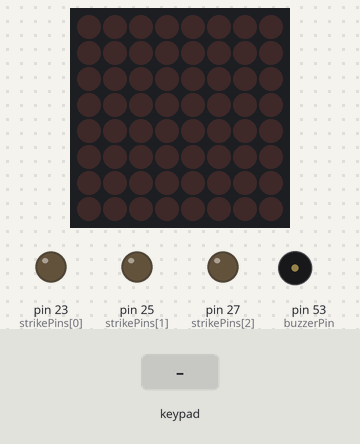
A sketch run on a simulated Arduino Mega 2560, built with avr-gcc and run on an emulated ATmega2560. On the bench: 8×8 LED matrix, output pins drawn as LEDs (lit = HIGH), buzzer (waves = sounding, pin HIGH). The inputs (shaded band) are chosen by the test bench.

Above: at 1.2 s.
1.3 s: keypad keys 9 8 7 6 pressed 0.4 s apart
At 2.9 s:
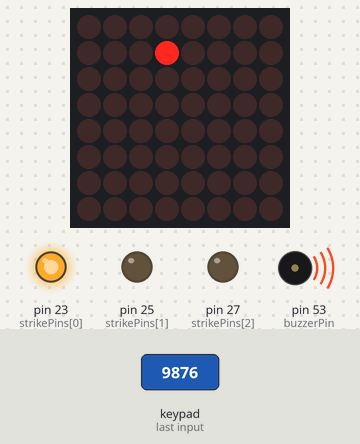
5.9 s: key '2' pressed
At 6.2 s:
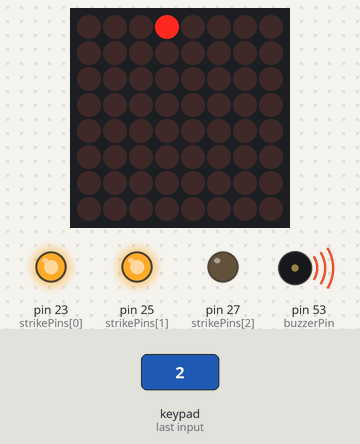
8.9 s: key '6' pressed
11.9 s: keypad keys 2 3 2 5 2 7 pressed 0.4 s apart
At 12.2 s:
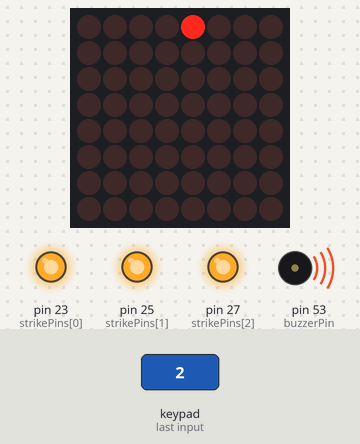
Timing chart, 0 to 17.1 s (numbered marks = the images above; inputs shaded):
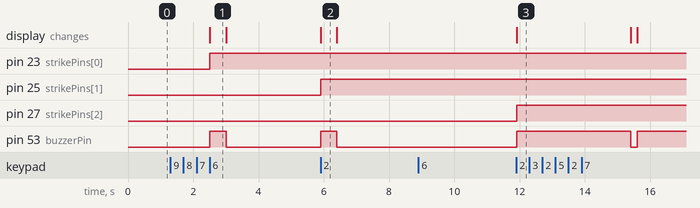

Measured:
- after the input at 1.3 s, pin 23 (strikePins[0]): LOW → HIGH after 1.2 s; pin 53 (buzzerPin): LOW → HIGH after 1.2 s, → LOW 0.50 s later; the display: changes after 1.2 s (image 1)
- after the input at 5.9 s, pin 25 (strikePins[1]): LOW → HIGH at once; pin 53 (buzzerPin): LOW → HIGH at once, → LOW 0.50 s later
- after the input at 8.9 s, every drawn part: stays the same
- after the input at 11.9 s, pin 27 (strikePins[2]): LOW → HIGH at once; pin 53 (buzzerPin): LOW → HIGH at once, → LOW 3.5 s later, → HIGH 0.19 s later
- what the display in image 1 shows lasts 0.5 s, from 2.5 s to 3.0 s

The sketch:

keephacking.ino
```cpp
bool buttonDone = false;
bool wiresDone = false;
bool leakDone = false;
bool mazeDone = false;

const int strikePins[] = {23, 25, 27};
int strikes = 0;

const int buzzerPin = 53;


// MAZE STUFF
#include "LedControl.h"
LedControl lc=LedControl(12,10,11,1);
unsigned long delaytime1=500;
unsigned long delaytime2=50;
#include <Keypad.h>
const byte ROWS = 4; //four rows
const byte COLS = 4; //four columns
char hexaKeys[ROWS][COLS] = {
  {'1','2','3','A'},
  {'4','5','6','B'},
  {'7','8','9','C'},
  {'*','0','#','D'}
};
byte rowPins[ROWS] = {9, 8, 7, 6}; //connect to the row pinouts of the keypad
byte colPins[COLS] = {5, 4, 3, 2}; //connect to the column pinouts of the keypad
Keypad customKeypad = Keypad( makeKeymap(hexaKeys), rowPins, colPins, ROWS, COLS);
int cur_posx = 3;
int cur_posy = 0;
int next_posx = 3;
int next_posy = 0;
int maze[8][8][4] = {
  {{0,0,1,1}, {0,1,0,1}, {0,1,0,0}, {0,0,1,1}, {0,1,0,1}, {0,1,0,1}, {0,1,1,1},{0,1,1,0}},
  {{1,0,1,1}, {0,1,1,0}, {0,0,1,1}, {1,1,0,0}, {0,0,0,1}, {0,1,1,0}, {1,0,1,0},{1,0,1,0}},
  {{1,0,1,0}, {1,0,0,1}, {1,1,0,0}, {0,0,1,1}, {0,1,0,1}, {1,1,0,0}, {1,0,1,0},{1,0,1,0}},
  {{1,0,0,1}, {0,1,0,1}, {0,1,1,0}, {1,0,1,0}, {0,0,1,1}, {0,1,1,0}, {1,0,1,0},{1,0,0,0}},
  {{0,0,1,0}, {0,0,1,1}, {1,1,0,1}, {1,1,0,0}, {1,0,1,0}, {1,0,1,0}, {1,0,0,1},{0,1,1,0}},
  {{1,0,1,1}, {1,1,0,0}, {0,0,1,1}, {0,1,0,1}, {1,1,0,0}, {1,0,0,1}, {0,1,0,1},{1,1,1,0}},
  {{1,0,1,0}, {0,0,1,0}, {1,0,0,1}, {0,1,0,1}, {0,1,0,1}, {0,1,0,1}, {0,1,1,0},{1,0,1,0}},
  {{1,0,0,1}, {1,1,0,1}, {0,1,0,1}, {0,1,0,0}, {0,0,0,1}, {0,1,0,1}, {1,1,0,0},{1,0,0,0}}
};


void setup(){ // initializing and set up variables
  for(int i = 0; i < 3; i++){ // setting the strike leds to off
    pinMode(strikePins[i], OUTPUT);
    digitalWrite(strikePins[i], LOW);
  }

  pinMode(buzzerPin, OUTPUT); // buzzer pin set as output


  //MAZE STUFF
  lc.shutdown(0,false);
  lc.setIntensity(0,8);
  lc.clearDisplay(0);
  Serial.begin(9600);
}

void loop(){ // main code loop
  // if(buttonDone && wiresDone && leakDone && mazeDone){ //If all the modules are complete, call the game won function
  //   gamewon();
  // }

  if(mazeDone){ //If all the modules are complete, call the game won function
    gamewon();
  }

  // strike();
  // delay(1000);

  if(!buttonDone){

  }

  if(!wiresDone){

  }

  if(!leakDone){

  }

  if(!mazeDone){
    mazegame();
  }
}

void strike(){
  strikes++;
  digitalWrite(strikePins[strikes - 1], HIGH);
  digitalWrite(buzzerPin, 255);
  delay(500);
  digitalWrite(buzzerPin, 0);

  if(strikes >= 3){
    lose();
  }
}

void gamewon(){
  while(true){
    for(int i = 0; i < 3; i++){
      digitalWrite(strikePins[i], HIGH);
    }
    delay(500);
    for(int i = 0; i < 3; i++){ // setting the strike leds to off
      digitalWrite(strikePins[i], LOW);
    }
    delay(500);
  }
}

void lose(){
  digitalWrite(buzzerPin, 255);
  delay(3000);
  digitalWrite(buzzerPin, 0);

  // BOMB SFX
  // for(int i = 512; i > 1; i /= 2){
  //   digitalWrite(buzzerPin, 255);
  //   delay(100);
  //   digitalWrite(buzzerPin, 0);
  //   delay(i);
  // }
  // digitalWrite(buzzerPin, 255);
  // delay(2000);
  // digitalWrite(buzzerPin, 0);
}

void mazegame(){
  // with wires at left, (0,0) is top left.
  lc.setLed(0, cur_posy, cur_posx, true);

  char customKey = customKeypad.getKey();

  if (customKey == '2' && maze[cur_posy][cur_posx][0]){ // North
    next_posy = cur_posy - 1;
  } else if (customKey == '8' && maze[cur_posy][cur_posx][2]){ // South
    next_posy = cur_posy + 1;
  } else if (customKey == '6' && maze[cur_posy][cur_posx][3]){ // East
    next_posx = cur_posx + 1;
  } else if (customKey == '4' && maze[cur_posy][cur_posx][1]){ // West
    next_posx = cur_posx - 1;
  } else if (customKey == '2' || customKey == '8' || customKey == '6' || customKey == '4'){
    strike();
    next_posx = 3;
    next_posy = 0;
  }

  lc.setLed(0, cur_posy, cur_posx, false);
  cur_posx = next_posx;
  cur_posy = next_posy;
  if(cur_posy == 7 && cur_posx == 4){
    for(int i = 0; i <= 7; i++){ // turn on all leds if you finish the maze
      for(int j = 0; j <= 7; j++){
        lc.setLed(0, i, j, true);
      }
    }
    mazeDone = true;
  }
}
```
